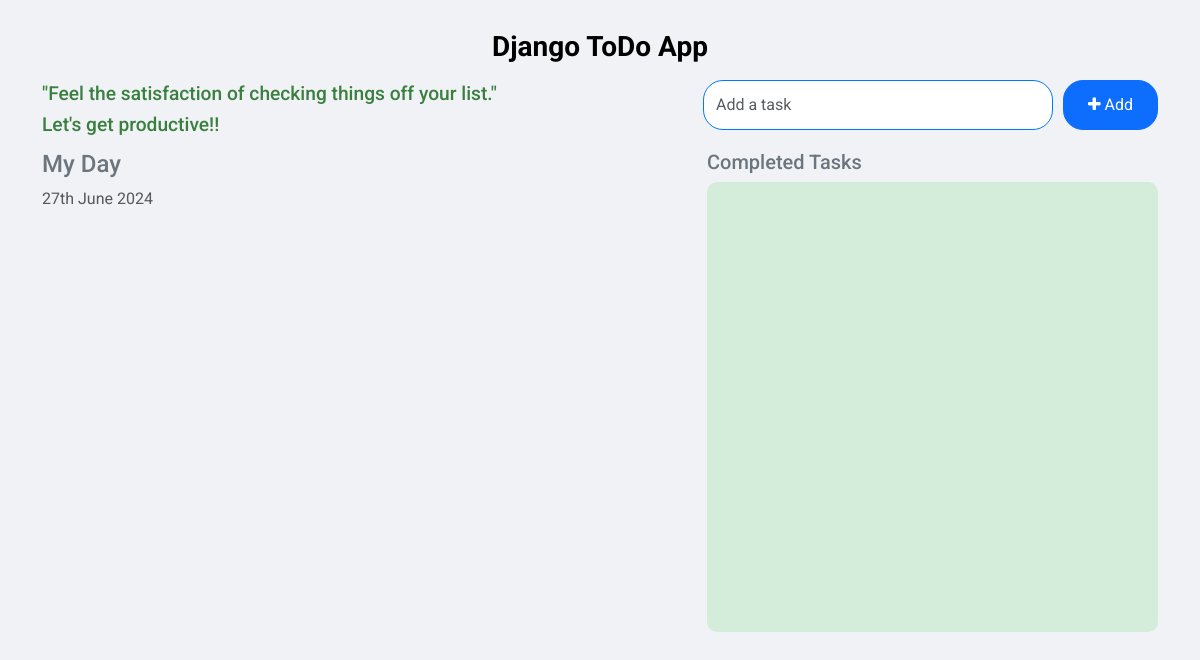
The app's page /, older data.
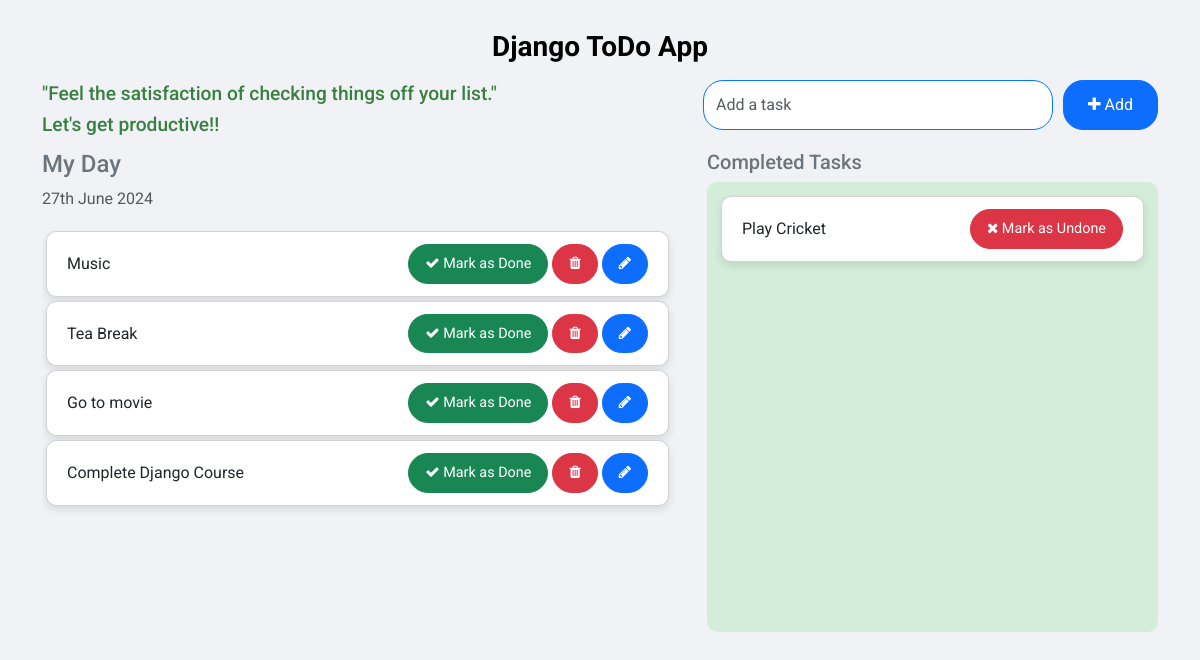
The same page, newer data.
### todo/models.py (models this page shows, shortened)
class Task(models.Model):
    task = models.CharField(max_length=250)
    is_completed = models.BooleanField(default=False)
    created_at = models.DateTimeField(auto_now_add=True)
    updated_at = models.DateTimeField(auto_now=True)

### todo_main/views.py (the view)
# urls.py: 2. Add a URL to urlpatterns:  path('', views.home, name='home')
def home(request):
    tasks = Task.objects.filter(is_completed=False).order_by('-updated_at')
    completed_tasks = Task.objects.filter(is_completed=True)
    context = {
        'tasks': tasks, 'completed_tasks': completed_tasks,
    }
    return render(request, 'home.html', context)

### templates/home.html (shortened to what this page needs)
<!DOCTYPE html>
<html lang="en">
<head>
    <link href="https://cdn.jsdelivr.net/npm/bootstrap@5.3.0-alpha1/dist/css/bootstrap.min.css" rel="stylesheet">
    <link rel="stylesheet" href="https://cdnjs.cloudflare.com/ajax/libs/font-awesome/4.7.0/css/font-awesome.min.css">
</head>
<body>
    <div class="container">
        <div class="row">
            <div class="col-12 text-center">
                <h3>Django ToDo App</h3>
            </div>
        </div>
        <div class="row">
            <div class="col-6">
                <p class="caption">"Feel the satisfaction of checking things off your list."</p>
                <p class="caption">Let's get productive!!</p>
            </div>
            <div class="col-6 add-task-form">
                <form action="{% url 'addTask' %}" method="POST">
                    <div class="form-group d-flex">
                        <input type="text" name="task" class="form-control" placeholder="Add a task">
                        <button type="submit" class="btn btn-primary"><i class="fa fa-plus"></i> Add</button>
                    </div>
                </form>
            </div>
        </div>
        <div class="row">
            <div class="col-md-7 col-lg-7">
                <h4>My Day</h4>
                <p class="text-muted">{% now "jS F Y" %}</p>
                <div class="task-container">
                    {% for task in tasks %}
                    <div class="card m-1">
                        <div class="card-body">
                            <span>{{ task.task }}</span>
                            <span>
                                <a href ="{% url 'mark_as_done' task.pk %}" class="btn btn-success"><i class="fa fa-check"></i> Mark as Done</a>
                                <a href ="{%url 'delete_task' task.pk%}"    class="btn btn-danger"><i class="fa fa-trash"></i></a>
                                <a href ="{%url 'edit_task' task.pk %}"     class="btn btn-primary"><i class="fa fa-pencil"></i></a>
                            </span>
                        </div>
                    </div>
                    {% endfor %}
                </div>
            </div>
            <div class="col-md-5 col-lg-5">
                <h5>Completed Tasks</h5>
                <div class="task-container completed-tasks">
                    {% for task in completed_tasks %}
                    <div class="card m-1">
                        <div class="card-body">
                            <span>{{ task.task }}</span>
                            <span>
                                <a href="{% url 'mark_as_undone' task.pk %}" class="btn btn-danger"><i class="fa fa-times"></i> Mark as Undone</a>
                            </span>
                        </div>
                    </div>
                    {% endfor %}
                </div>
            </div>
        </div>
    </div>
</body>
</html>

Row changes from the older to the newer data that the page shows:
added Task: task "Music", shown under "My Day"
added Task: task "Tea Break", shown under "My Day"
added Task: task "Go to movie", shown under "My Day"
added Task: task "Complete Django Course", shown under "My Day"
added Task: task "Play Cricket", shown under "Completed Tasks"
